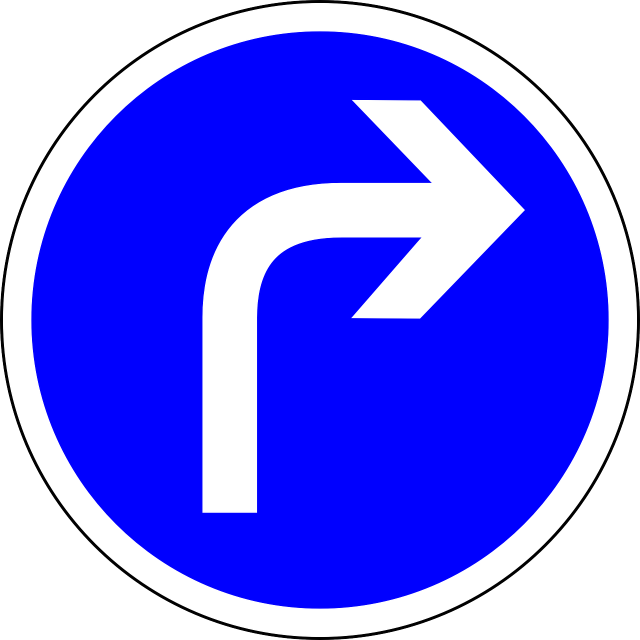
#> input picture my_robot_vision_lane_pid_project/turn_right.png, 1280 x 1280 px, found by its file name (shown at 1/2 size)
$ python generate_yolo_sign_dataset.py
#> lines starting #> are read from the running program, lines starting #| are printed output that depends on the picture; after the words box and inside, x2 and y2 are one past the last pixel; in counts of white or black regions, pixels touching at a corner belong together
#!/usr/bin/env python3
"""Generate a synthetic YOLO dataset for road-sign detection.

The Gazebo sign models in this project are mostly flat textured plates mounted
on a pole. For YOLO training, a lightweight synthetic renderer is usually much
faster than launching Gazebo hundreds of times: it projects the sign texture as
if a camera viewed the 3D plate from many yaw/pitch/roll angles, then writes
YOLO images and labels.

The output layout is:

  output_dir/
    data.yaml
    classes.txt
    generation_config.json
    preview.jpg
    images/{train,val,test}/*.jpg
    labels/{train,val,test}/*.txt
"""

from __future__ import annotations

import argparse
import json
import math
import random
from dataclasses import dataclass
from pathlib import Path

import cv2
import numpy as np


PROJECT_ROOT = Path(__file__).resolve().parents[1]


@dataclass(frozen=True)
class SignSpec:
    key: str
    yolo_name: str
    texture_path: Path


DEFAULT_SIGNS: dict[str, SignSpec] = {
    "go_straight": SignSpec(
        key="go_straight",
        yolo_name="go_straight_sign",
        texture_path=PROJECT_ROOT / "models/road_sign_go_straight/materials/textures/go_straight.jpg",
    ),
    "turn_left": SignSpec(
        key="turn_left",
        yolo_name="turn_left_sign",
        texture_path=PROJECT_ROOT / "models/road_sign_turn_left/materials/textures/turn_left.png",
    ),
    "turn_right": SignSpec(
        key="turn_right",
        yolo_name="turn_right_sign",
        texture_path=PROJECT_ROOT / "models/road_sign_turn_right/materials/textures/turn_right.png",
    ),
    "parking": SignSpec(
        key="parking",
        yolo_name="parking_sign",
        texture_path=PROJECT_ROOT / "models/road_sign_parking/materials/textures/parking.png",
    ),
    "speed_limit": SignSpec(
        key="speed_limit",
        yolo_name="speed_limit_sign",
        texture_path=PROJECT_ROOT / "models/road_sign_speed_limit/materials/textures/limit_speed.jpg",
    ),
}


def parse_args() -> argparse.Namespace:
    parser = argparse.ArgumentParser(description=__doc__)
    parser.add_argument(
        "--output-dir",
        type=Path,
        default=PROJECT_ROOT / "datasets/sign_yolo_synthetic",
        help="Dataset output directory.",
    )
    parser.add_argument(
        "--sign",
        action="append",
        choices=sorted(DEFAULT_SIGNS),
        help="Sign kind to generate. Can be repeated. Defaults to turn_right.",
    )
    parser.add_argument(
        "--all-signs",
        action="store_true",
        help="Generate every built-in textured sign class.",
    )
    parser.add_argument(
        "--samples-per-class",
        type=int,
        default=300,
        help="Number of positive images per selected class.",
    )
    parser.add_argument("--negative-samples", type=int, default=0, help="Images without signs.")
    parser.add_argument("--image-width", type=int, default=640)
    parser.add_argument("--image-height", type=int, default=480)
    parser.add_argument("--train-ratio", type=float, default=0.80)
    parser.add_argument("--val-ratio", type=float, default=0.15)
    parser.add_argument("--seed", type=int, default=20260610)
    parser.add_argument("--format", choices=("jpg", "png"), default="jpg")
    parser.add_argument(
        "--overwrite",
        action="store_true",
        help="Clear an existing output directory before generating.",
    )
    parser.add_argument(
        "--min-object-px",
        type=int,
        default=28,
        help="Minimum bbox width/height accepted for a generated object.",
    )
    return parser.parse_args()


def ensure_clean_output_dir(path: Path, overwrite: bool) -> None:
    if path.exists() and overwrite:
        for child in path.iterdir():
            if child.is_dir():
                for nested in sorted(child.rglob("*"), reverse=True):
                    if nested.is_file() or nested.is_symlink():
                        nested.unlink()
                    elif nested.is_dir():
                        nested.rmdir()
                child.rmdir()
            else:
                child.unlink()
    path.mkdir(parents=True, exist_ok=True)


def load_sign_texture(path: Path, canvas_size: int = 512) -> np.ndarray:
    image = cv2.imread(str(path), cv2.IMREAD_UNCHANGED)
    if image is None:
        raise FileNotFoundError(f"Could not read sign texture: {path}")

    if image.ndim == 2:
        bgr = cv2.cvtColor(image, cv2.COLOR_GRAY2BGR)
        alpha = np.full(image.shape, 255, dtype=np.uint8)
    elif image.shape[2] == 3:
        bgr = image
        alpha = np.full(image.shape[:2], 255, dtype=np.uint8)
    else:
        bgr = image[:, :, :3]
        alpha = image[:, :, 3]

    rgba = np.dstack([bgr, alpha])
    rgba = crop_transparent_border(rgba)

    # Gazebo maps these textures to a square sign plate. We mimic that by
    # compositing the texture on a square white plate.
    plate = np.zeros((canvas_size, canvas_size, 4), dtype=np.uint8)
    plate[:, :, :3] = 245
    plate[:, :, 3] = 255

    resized = cv2.resize(rgba, (canvas_size, canvas_size), interpolation=cv2.INTER_AREA)
    alpha_f = resized[:, :, 3:4].astype(np.float32) / 255.0
    plate[:, :, :3] = (
        resized[:, :, :3].astype(np.float32) * alpha_f
        + plate[:, :, :3].astype(np.float32) * (1.0 - alpha_f)
    ).astype(np.uint8)

    # A small edge helps YOLO see the plate under bright backgrounds.
    cv2.rectangle(plate, (0, 0), (canvas_size - 1, canvas_size - 1), (238, 238, 238, 255), 8)
    cv2.rectangle(plate, (6, 6), (canvas_size - 7, canvas_size - 7), (255, 255, 255, 255), 3)
    return plate


def crop_transparent_border(rgba: np.ndarray) -> np.ndarray:
    alpha = rgba[:, :, 3]
    coords = cv2.findNonZero((alpha > 3).astype(np.uint8))
    if coords is None:
        return rgba
    x, y, w, h = cv2.boundingRect(coords)
    pad = max(2, int(max(w, h) * 0.02))
    x0 = max(0, x - pad)
    y0 = max(0, y - pad)
    x1 = min(rgba.shape[1], x + w + pad)
    y1 = min(rgba.shape[0], y + h + pad)
    return rgba[y0:y1, x0:x1]


def rotation_matrix(yaw: float, pitch: float, roll: float) -> np.ndarray:
    cy, sy = math.cos(yaw), math.sin(yaw)
    cp, sp = math.cos(pitch), math.sin(pitch)
    cr, sr = math.cos(roll), math.sin(roll)

    ry = np.array([[cy, 0.0, sy], [0.0, 1.0, 0.0], [-sy, 0.0, cy]], dtype=np.float32)
    rx = np.array([[1.0, 0.0, 0.0], [0.0, cp, -sp], [0.0, sp, cp]], dtype=np.float32)
    rz = np.array([[cr, -sr, 0.0], [sr, cr, 0.0], [0.0, 0.0, 1.0]], dtype=np.float32)
    return rz @ rx @ ry


def project_plate_quad(
    plate_size_px: float,
    yaw_deg: float,
    pitch_deg: float,
    roll_deg: float,
    focal_px: float,
) -> np.ndarray:
    half = plate_size_px * 0.5
    corners = np.array(
        [
            [-half, -half, 0.0],
            [half, -half, 0.0],
            [half, half, 0.0],
            [-half, half, 0.0],
        ],
        dtype=np.float32,
    )
    rotation = rotation_matrix(
        math.radians(yaw_deg),
        math.radians(pitch_deg),
        math.radians(roll_deg),
    )
    rotated = corners @ rotation.T
    distance = focal_px
    z = np.maximum(distance + rotated[:, 2], 1.0)
    projected = np.column_stack(
        [
            focal_px * rotated[:, 0] / z,
            focal_px * rotated[:, 1] / z,
        ]
    ).astype(np.float32)
    return projected


def make_background(width: int, height: int, rng: random.Random) -> np.ndarray:
    mode = rng.choice(("road", "road_grass", "sidewalk", "soft_noise"))
    if mode == "soft_noise":
        base = np.zeros((height, width, 3), dtype=np.uint8)
        color = np.array(
            [rng.randint(90, 150), rng.randint(95, 155), rng.randint(95, 165)],
            dtype=np.uint8,
        )
        base[:, :] = color
    else:
        base = np.zeros((height, width, 3), dtype=np.uint8)
        road_gray = rng.randint(55, 95)
        base[:, :] = (road_gray, road_gray, road_gray + rng.randint(0, 8))

        if mode in {"road_grass", "sidewalk"}:
            horizon = rng.randint(int(height * 0.45), int(height * 0.72))
            if mode == "road_grass":
                base[:horizon, :] = (
                    rng.randint(35, 80),
                    rng.randint(115, 170),
                    rng.randint(35, 80),
                )
            else:
                concrete = rng.randint(145, 190)
                base[:horizon, :] = (concrete, concrete, concrete)

        for _ in range(rng.randint(1, 5)):
            x0 = rng.randint(-width // 3, width)
            y0 = rng.randint(0, height)
            x1 = x0 + rng.randint(width // 8, width // 2)
            y1 = y0 + rng.randint(4, 16)
            color = rng.choice([(220, 220, 220), (195, 185, 65), (120, 120, 120)])
            cv2.line(base, (x0, y0), (x1, y1), color, rng.randint(2, 7), cv2.LINE_AA)

        if rng.random() < 0.55:
            stripe_y = rng.randint(int(height * 0.55), height - 20)
            stripe_w = rng.randint(24, 42)
            for x in range(rng.randint(-60, 20), width, rng.randint(48, 78)):
                cv2.rectangle(
                    base,
                    (x, stripe_y),
                    (x + stripe_w, stripe_y + rng.randint(6, 14)),
                    (210, 210, 210),
                    -1,
                )

    noise = np.random.normal(0.0, rng.uniform(4.0, 12.0), (height, width, 3)).astype(np.float32)
    out = np.clip(base.astype(np.float32) + noise, 0, 255).astype(np.uint8)
    if rng.random() < 0.35:
        k = rng.choice((3, 5))
        out = cv2.GaussianBlur(out, (k, k), 0)
    return out


def jitter_rgba(rgba: np.ndarray, rng: random.Random) -> np.ndarray:
    out = rgba.copy()
    bgr = out[:, :, :3].astype(np.float32)
    contrast = rng.uniform(0.75, 1.30)
    brightness = rng.uniform(-28.0, 30.0)
    bgr = np.clip((bgr - 127.5) * contrast + 127.5 + brightness, 0, 255)

    hsv = cv2.cvtColor(bgr.astype(np.uint8), cv2.COLOR_BGR2HSV).astype(np.float32)
    hsv[:, :, 1] = np.clip(hsv[:, :, 1] * rng.uniform(0.75, 1.35), 0, 255)
    hsv[:, :, 2] = np.clip(hsv[:, :, 2] * rng.uniform(0.80, 1.25), 0, 255)
    out[:, :, :3] = cv2.cvtColor(hsv.astype(np.uint8), cv2.COLOR_HSV2BGR)

    if rng.random() < 0.45:
        k = rng.choice((3, 5))
        out[:, :, :3] = cv2.GaussianBlur(out[:, :, :3], (k, k), 0)
    return out


def alpha_blend_rgba(background: np.ndarray, foreground_rgba: np.ndarray) -> np.ndarray:
    alpha = foreground_rgba[:, :, 3:4].astype(np.float32) / 255.0
    blended = (
        foreground_rgba[:, :, :3].astype(np.float32) * alpha
        + background.astype(np.float32) * (1.0 - alpha)
    )
    return np.clip(blended, 0, 255).astype(np.uint8)


def clamp_bbox(x0: float, y0: float, x1: float, y1: float, width: int, height: int) -> tuple[int, int, int, int]:
    return (
        int(max(0, min(width - 1, math.floor(x0)))),
        int(max(0, min(height - 1, math.floor(y0)))),
        int(max(0, min(width - 1, math.ceil(x1)))),
        int(max(0, min(height - 1, math.ceil(y1)))),
    )


def yolo_line(class_id: int, bbox: tuple[int, int, int, int], width: int, height: int) -> str:
    x0, y0, x1, y1 = bbox
    cx = ((x0 + x1) * 0.5) / width
    cy = ((y0 + y1) * 0.5) / height
    bw = max(1.0, x1 - x0) / width
    bh = max(1.0, y1 - y0) / height
    return f"{class_id} {cx:.6f} {cy:.6f} {bw:.6f} {bh:.6f}\n"


def draw_pole_and_shadow(image: np.ndarray, quad: np.ndarray, rng: random.Random) -> None:
    shadow = np.zeros_like(image)
    shadow_offset = np.array([rng.randint(5, 24), rng.randint(8, 28)], dtype=np.float32)
    shadow_quad = (quad + shadow_offset).astype(np.int32)
    cv2.fillConvexPoly(shadow, shadow_quad, (0, 0, 0), cv2.LINE_AA)
    image[:] = cv2.addWeighted(image, 1.0, shadow, rng.uniform(0.10, 0.24), 0)

    bottom_center = np.mean([quad[2], quad[3]], axis=0)
    pole_len = rng.uniform(75, 190)
    pole_skew = rng.uniform(-20, 22)
    start = tuple(np.round(bottom_center).astype(int))
    end = tuple(np.round(bottom_center + np.array([pole_skew, pole_len])).astype(int))
    color = rng.choice([(170, 170, 165), (190, 190, 184), (135, 135, 130)])
    cv2.line(image, start, end, color, rng.randint(5, 9), cv2.LINE_AA)
    cv2.circle(image, end, rng.randint(10, 18), tuple(max(0, c - 30) for c in color), -1, cv2.LINE_AA)


def render_one(
    texture_rgba: np.ndarray,
    width: int,
    height: int,
    rng: random.Random,
    min_object_px: int,
) -> tuple[np.ndarray, tuple[int, int, int, int]]:
    source_h, source_w = texture_rgba.shape[:2]
    src_quad = np.array(
        [[0, 0], [source_w - 1, 0], [source_w - 1, source_h - 1], [0, source_h - 1]],
        dtype=np.float32,
    )

    for _ in range(200):
        background = make_background(width, height, rng)
        plate_size = rng.uniform(width * 0.16, width * 0.42)
        focal = rng.uniform(360.0, 780.0)
        yaw = rng.uniform(-68.0, 68.0)
        pitch = rng.uniform(-38.0, 34.0)
        roll = rng.uniform(-18.0, 18.0)
        quad = project_plate_quad(plate_size, yaw, pitch, roll, focal)

        min_xy = quad.min(axis=0)
        max_xy = quad.max(axis=0)
        object_w = max_xy[0] - min_xy[0]
        object_h = max_xy[1] - min_xy[1]
        if object_w < min_object_px or object_h < min_object_px:
            continue

        margin = int(max(10, min(width, height) * 0.04))
        center_min_x = margin - min_xy[0]
        center_max_x = width - margin - max_xy[0]
        center_min_y = margin - min_xy[1]
        center_max_y = height - margin - max_xy[1]
        if center_min_x >= center_max_x or center_min_y >= center_max_y:
            continue

        center = np.array(
            [
                rng.uniform(center_min_x, center_max_x),
                rng.uniform(center_min_y, center_max_y),
            ],
            dtype=np.float32,
        )
        dst_quad = quad + center

        draw_pole_and_shadow(background, dst_quad, rng)
        sign_rgba = jitter_rgba(texture_rgba, rng)
        matrix = cv2.getPerspectiveTransform(src_quad, dst_quad.astype(np.float32))
        warped = cv2.warpPerspective(
            sign_rgba,
            matrix,
            (width, height),
            flags=cv2.INTER_AREA,
            borderMode=cv2.BORDER_CONSTANT,
            borderValue=(0, 0, 0, 0),
        )

        if rng.random() < 0.25:
            add_occlusion(warped, rng)

        image = alpha_blend_rgba(background, warped)
        image = finish_camera_effects(image, rng)

        alpha_mask = warped[:, :, 3] > 12
        coords = cv2.findNonZero(alpha_mask.astype(np.uint8))
        if coords is None:
            continue
        x, y, w, h = cv2.boundingRect(coords)
        bbox = clamp_bbox(x, y, x + w, y + h, width, height)
        if bbox[2] - bbox[0] < min_object_px or bbox[3] - bbox[1] < min_object_px:
            continue
        return image, bbox

    raise RuntimeError("Could not render a valid sign after many attempts")


def add_occlusion(warped_rgba: np.ndarray, rng: random.Random) -> None:
    alpha = warped_rgba[:, :, 3]
    coords = cv2.findNonZero((alpha > 12).astype(np.uint8))
    if coords is None:
        return
    x, y, w, h = cv2.boundingRect(coords)
    occ_w = rng.randint(max(4, w // 12), max(5, w // 4))
    occ_h = rng.randint(max(4, h // 12), max(5, h // 4))
    ox = rng.randint(x, max(x, x + w - occ_w))
    oy = rng.randint(y, max(y, y + h - occ_h))
    warped_rgba[oy : oy + occ_h, ox : ox + occ_w, 3] = 0


def finish_camera_effects(image: np.ndarray, rng: random.Random) -> np.ndarray:
    out = image
    if rng.random() < 0.35:
        noise = np.random.normal(0.0, rng.uniform(2.0, 8.0), out.shape).astype(np.float32)
        out = np.clip(out.astype(np.float32) + noise, 0, 255).astype(np.uint8)
    if rng.random() < 0.16:
        kernel_size = rng.choice((3, 5, 7))
        kernel = np.zeros((kernel_size, kernel_size), dtype=np.float32)
        if rng.random() < 0.5:
            kernel[kernel_size // 2, :] = 1.0
        else:
            kernel[:, kernel_size // 2] = 1.0
        kernel /= kernel_size
        out = cv2.filter2D(out, -1, kernel)
    return out


def split_name(index: int, total: int, train_ratio: float, val_ratio: float) -> str:
    train_end = int(total * train_ratio)
    val_end = train_end + int(total * val_ratio)
    if index < train_end:
        return "train"
    if index < val_end:
        return "val"
    return "test"


def write_dataset_metadata(
    output_dir: Path,
    selected_signs: list[SignSpec],
    args: argparse.Namespace,
) -> None:
    names = [spec.yolo_name for spec in selected_signs]
    (output_dir / "classes.txt").write_text("\n".join(names) + "\n", encoding="utf-8")
    yaml_lines = [
        f"path: {output_dir}",
        "train: images/train",
        "val: images/val",
        "test: images/test",
        "names:",
    ]
    yaml_lines.extend(f"  {index}: {name}" for index, name in enumerate(names))
    (output_dir / "data.yaml").write_text("\n".join(yaml_lines) + "\n", encoding="utf-8")

    config = {
        "selected_signs": [spec.key for spec in selected_signs],
        "class_names": names,
        "samples_per_class": args.samples_per_class,
        "negative_samples": args.negative_samples,
        "image_width": args.image_width,
        "image_height": args.image_height,
        "train_ratio": args.train_ratio,
        "val_ratio": args.val_ratio,
        "seed": args.seed,
        "format": args.format,
    }
    (output_dir / "generation_config.json").write_text(
        json.dumps(config, indent=2) + "\n",
        encoding="utf-8",
    )


def write_preview(output_dir: Path, image_paths: list[Path], width: int = 4) -> None:
    if not image_paths:
        return
    chosen = image_paths[: min(16, len(image_paths))]
    thumbs = []
    thumb_w, thumb_h = 180, 135
    for path in chosen:
        image = cv2.imread(str(path))
        if image is None:
            continue
        thumbs.append(cv2.resize(image, (thumb_w, thumb_h), interpolation=cv2.INTER_AREA))
    if not thumbs:
        return
    rows = int(math.ceil(len(thumbs) / width))
    canvas = np.full((rows * thumb_h, width * thumb_w, 3), 245, dtype=np.uint8)
    for idx, thumb in enumerate(thumbs):
        row, col = divmod(idx, width)
        canvas[row * thumb_h : (row + 1) * thumb_h, col * thumb_w : (col + 1) * thumb_w] = thumb
    cv2.imwrite(str(output_dir / "preview.jpg"), canvas)


# [11 lines left out: function generate_negative_image, not called in this run]


def main() -> None:
    args = parse_args()
    if args.samples_per_class <= 0:
        raise ValueError("--samples-per-class must be positive")
    if args.image_width < 128 or args.image_height < 128:
        raise ValueError("image size should be at least 128x128")
    if args.train_ratio <= 0 or args.val_ratio < 0 or args.train_ratio + args.val_ratio >= 1.0:
        raise ValueError("train/val ratios must leave a positive test split")

    if args.all_signs:
        sign_keys = sorted(DEFAULT_SIGNS)
    else:
        sign_keys = args.sign or ["turn_right"]
    selected_signs = [DEFAULT_SIGNS[key] for key in sign_keys]

    rng = random.Random(args.seed)
    np.random.seed(args.seed & 0xFFFFFFFF)

    ensure_clean_output_dir(args.output_dir, args.overwrite)
    for split in ("train", "val", "test"):
        (args.output_dir / "images" / split).mkdir(parents=True, exist_ok=True)
        (args.output_dir / "labels" / split).mkdir(parents=True, exist_ok=True)

    write_dataset_metadata(args.output_dir, selected_signs, args)
    textures = [load_sign_texture(spec.texture_path) for spec in selected_signs]
#> in load_sign_texture, image is the input picture: shape (1280, 1280, 4); mean B, G, R, A 251.3, 114, 114, 255
#> in crop_transparent_border, `coords = cv2.findNonZero((alpha > 3).astype(np.uint8))`: coords = contour of 1638400 points, box (x1, y1, x2, y2) (0, 0, 1280, 1280), area 0
#> in crop_transparent_border, `x, y, w, h = cv2.boundingRect(coords)`: x = 0; w = 1280
#> in crop_transparent_border, `pad = max(2, int(max(w, h) * 0.02))`: pad = 25
#> in crop_transparent_border, `x0 = max(0, x - pad)`: x0 = 0
#> in crop_transparent_border, `x1 = min(rgba.shape[1], x + w + pad)`: x1 = 1280
#> in load_sign_texture, `resized = cv2.resize(rgba, (canvas_size, canvas_size), interpolation=c..`:
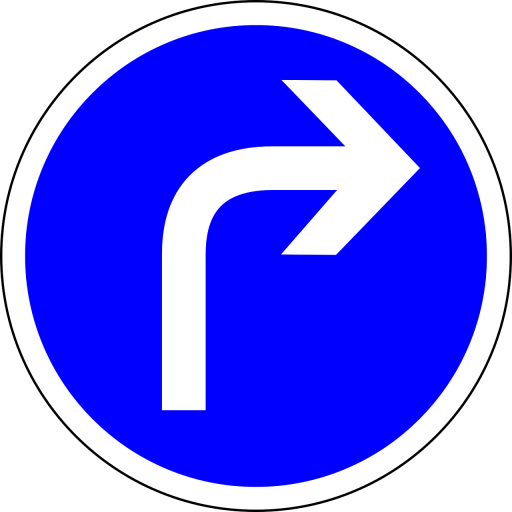
#> resized: shape (512, 512, 4); mean B, G, R, A 251.3, 114, 114, 255
#> in load_sign_texture, `cv2.rectangle(plate, (6, 6), (canvas_size - 7, canvas_size - 7), (255,..`:
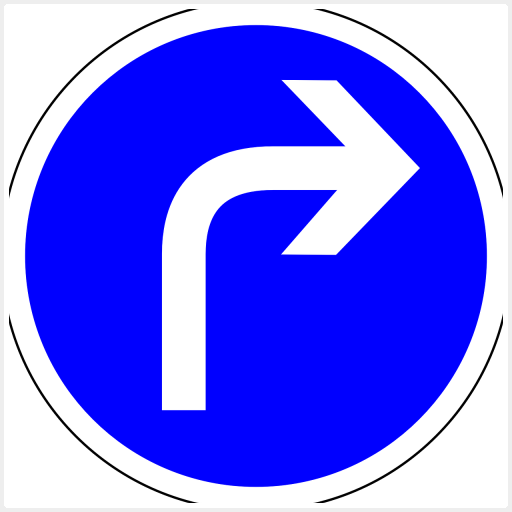
#> plate: shape (512, 512, 4); mean B, G, R, A 251.9, 114.6, 114.6, 255
#> textures = 1 item

    preview_paths: list[Path] = []
    total_positive = args.samples_per_class * len(selected_signs)
    print(f"Generating {total_positive} positive image(s) in {args.output_dir}")

    for class_id, (spec, texture_rgba) in enumerate(zip(selected_signs, textures)):
        for index in range(args.samples_per_class):
            split = split_name(index, args.samples_per_class, args.train_ratio, args.val_ratio)
            stem = f"{spec.key}_{index:05d}"
            image_path = args.output_dir / "images" / split / f"{stem}.{args.format}"
            label_path = args.output_dir / "labels" / split / f"{stem}.txt"

            image, bbox = render_one(
                texture_rgba,
                args.image_width,
                args.image_height,
                rng,
                min_object_px=args.min_object_px,
            )
            cv2.imwrite(str(image_path), image)
            label_path.write_text(
                yolo_line(class_id, bbox, args.image_width, args.image_height),
                encoding="utf-8",
            )
            if len(preview_paths) < 16:
                preview_paths.append(image_path)
#> this loop made 1 pass
#> class_id on pass 1: 0
#> pass 1, in make_background, `out = np.clip(base.astype(np.float32) + noise, 0, 255).astype(np.uint8)`:
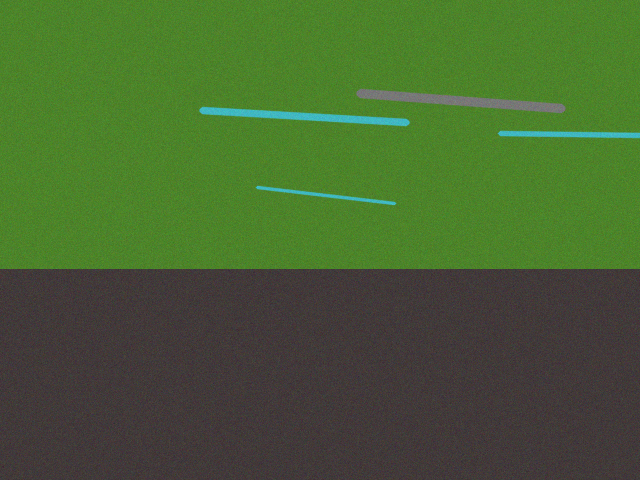
#> out: shape (480, 640, 3); mean of channels 0, 1, 2 50.4, 99.4, 71.8; drawn as B, G, R
#> pass 1, in jitter_rgba, `hsv = cv2.cvtColor(bgr.astype(np.uint8), cv2.COLOR_BGR2HSV).astype(np...`:
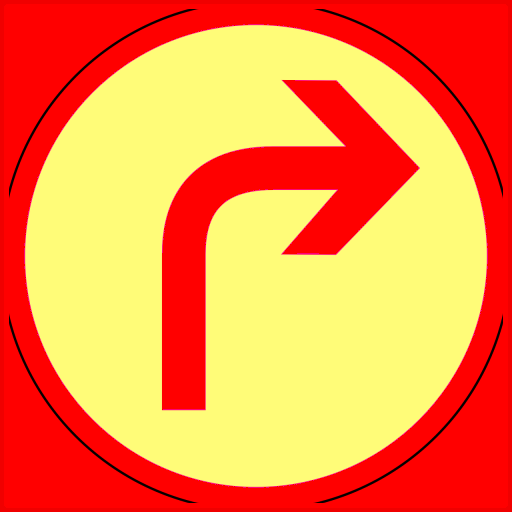
#> hsv: shape (512, 512, 3) float32; mean B, G, R 65.5, 135.7, 252.8

    for index in range(args.negative_samples):
        split = split_name(index, args.negative_samples, args.train_ratio, args.val_ratio)
        stem = f"negative_{index:05d}"
        image_path = args.output_dir / "images" / split / f"{stem}.{args.format}"
        label_path = args.output_dir / "labels" / split / f"{stem}.txt"
        image = generate_negative_image(args.image_width, args.image_height, rng)
        cv2.imwrite(str(image_path), image)
        label_path.write_text("", encoding="utf-8")
#> this loop made 0 passes

    write_preview(args.output_dir, preview_paths)
#> (the rest of the program and of its run is left out)
